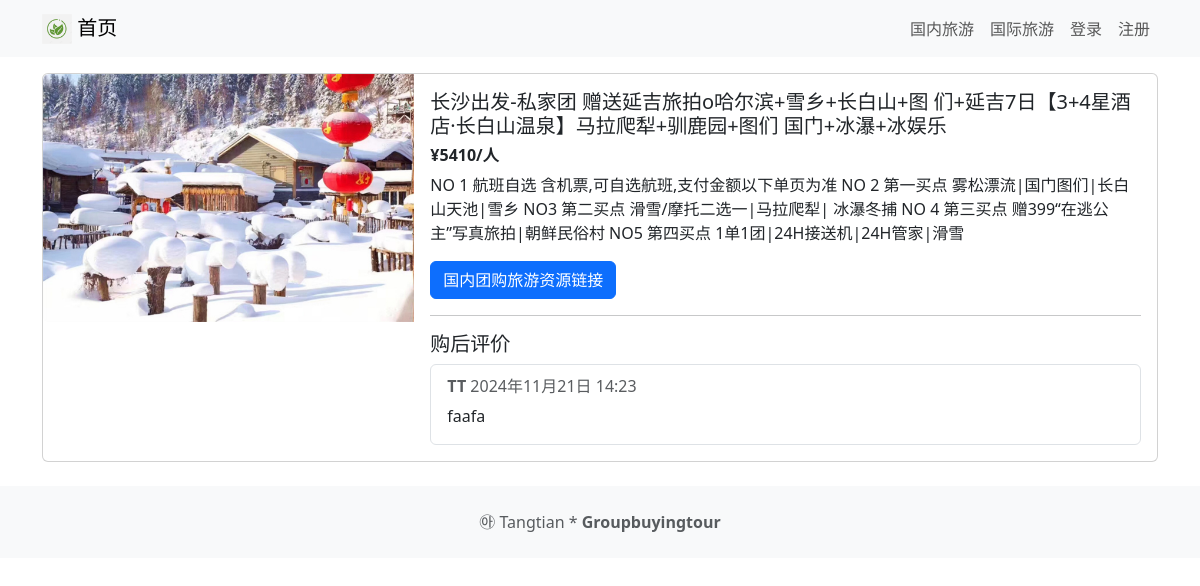
The page /tour/1 on the database its author committed.
### tour/models.py (models this page shows, shortened)
class Tour(models.Model) :
    title = models.CharField(max_length=100,verbose_name="国内团购旅游方案名")
    description = models.CharField(max_length=350,verbose_name="国内团购旅游方案介绍")
    price = models.CharField(max_length=100,verbose_name="团购价格")
    image =models.ImageField(upload_to='tour/images/',verbose_name="团购旅游图片")
    url = models.URLField(blank=True,verbose_name="国内团购旅游资源链接")
    class Meta:
        verbose_name = "国内团购旅游"
        verbose_name_plural = "国内团购旅游"

class Review(models.Model) :
    text = models.CharField(max_length=100)
    date = models.DateTimeField(auto_now_add=True)
    user = models.ForeignKey(User, on_delete=models.CASCADE)
    tour = models.ForeignKey(Tour,on_delete=models.CASCADE)
    watchAgain = models.BooleanField()

### tour/views.py (the view)
# urls.py: path('<int:tour_id>', views.tourdetail,name='tourdetail'),
def tourdetail(request, tour_id):
    tour = get_object_or_404(Tour, pk=tour_id)
    reviews = Review.objects.filter(tour=tour)
    return render(request, 'tourdetail.html', {'tour':
    tour,'reviews':reviews})

### tour/templates/tourdetail.html (shortened to what this page needs)
{% extends 'base.html' %}
{% block content %}
<div class="card mb-3">
    <div class="row g-0">
        <div class="col-md-4">
            <img src="{{ tour.image.url }}" class="img-fluid rounded-start" alt="">
        </div>
        <div class="col-md-8">
            <div class="card-body">
                <h5 class="card-title">{{ tour.title }}</h5>
                <h6 class="card-title fw-bold">{{ tour.price }}</h6>
                <p class="card-text">{{ tour.description }}</p>
                <p class="card-text">
                    {% if tour.url %}
                    <a href="{{ tour.url }}" class="btn btn-primary">
                        国内团购旅游资源链接
                    </a>
                    {% endif %}
                </p>
               <hr/>
                <h5>购后评价</h5>
                <ul class="list-group">
                    {% for review in reviews %}
                    <li class="list-group-item pb-3 pt-3">
                        <h6 class="card-subtitle mb-2 text-muted">
                            <b>{{ review.user.username }}</b>  {{ review.date }}
                        </h6>
<p class="card-text">{{ review.text }}</p>
                    </li>
                    {% endfor %}
                </ul>
            </div>
        </div>
    </div>
</div>
{% endblock content %}

### rows shown on the page
Tour: image (picture), title "长沙出发-私家团 赠送延吉旅拍o哈尔滨+雪乡+长白山+图 们+延吉7日【3+4星酒店·长白山温泉】马拉爬犁+驯鹿园+图们 国门+冰瀑+冰娱乐", price "¥5410/人", description "NO 1 航班自选 含机票,可自选航班,支付金额以下单页为准 NO 2 第一买点 雾松漂流|国门图们|长白山天池|雪乡 NO3 第二买点 滑雪/摩托二选一|马拉爬犁| 冰瀑冬捕 NO 4 第三买点 赠399“在逃公主”写真旅拍|朝鲜民俗村 NO5 第四买点 1单1团|24H接送机|24H管家|滑雪"
Review: user.username "TT", date "2024年11月21日 14:23", text "faafa"
